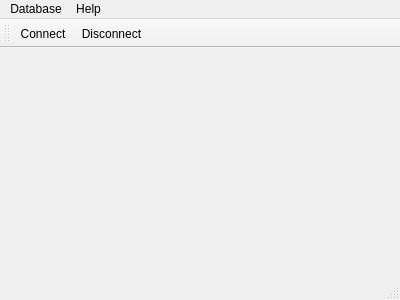
<?xml version="1.0" encoding="UTF-8"?>
<ui version="4.0">
 <class>MainWindow</class>
 <widget class="QMainWindow" name="MainWindow">
  <property name="geometry">
   <rect>
    <x>0</x>
    <y>0</y>
    <width>400</width>
    <height>300</height>
   </rect>
  </property>
  <property name="windowTitle">
   <string>EW-Statistics</string>
  </property>
  <property name="windowIcon">
   <iconset theme="accessories-calculator">
    <normaloff>.</normaloff>.</iconset>
  </property>
  <widget class="QWidget" name="centralWidget"/>
  <widget class="QMenuBar" name="menuBar">
   <property name="geometry">
    <rect>
     <x>0</x>
     <y>0</y>
     <width>400</width>
     <height>25</height>
    </rect>
   </property>
   <widget class="QMenu" name="menuDatabase">
    <property name="title">
     <string>Database</string>
    </property>
    <addaction name="actionConnect"/>
    <addaction name="actionDisconnect"/>
    <addaction name="separator"/>
    <addaction name="actionDatabases"/>
   </widget>
   <widget class="QMenu" name="menuHelp">
    <property name="title">
     <string>Help</string>
    </property>
    <addaction name="actionAbout"/>
   </widget>
   <addaction name="menuDatabase"/>
   <addaction name="menuHelp"/>
  </widget>
  <widget class="QToolBar" name="mainToolBar">
   <attribute name="toolBarArea">
    <enum>TopToolBarArea</enum>
   </attribute>
   <attribute name="toolBarBreak">
    <bool>false</bool>
   </attribute>
   <addaction name="actionConnect"/>
   <addaction name="actionDisconnect"/>
  </widget>
  <widget class="QStatusBar" name="statusBar"/>
  <action name="actionConnect">
   <property name="icon">
    <iconset theme="network-wired">
     <normaloff>.</normaloff>.</iconset>
   </property>
   <property name="text">
    <string>Connect</string>
   </property>
   <property name="shortcut">
    <string>Ctrl+O</string>
   </property>
  </action>
  <action name="actionDisconnect">
   <property name="icon">
    <iconset theme="network-offline">
     <normaloff>.</normaloff>.</iconset>
   </property>
   <property name="text">
    <string>Disconnect</string>
   </property>
   <property name="shortcut">
    <string>Ctrl+Q</string>
   </property>
  </action>
  <action name="actionDatabases">
   <property name="icon">
    <iconset theme="format-justify-fill">
     <normaloff>.</normaloff>.</iconset>
   </property>
   <property name="text">
    <string>Databases</string>
   </property>
   <property name="shortcut">
    <string>Ctrl+L</string>
   </property>
  </action>
  <action name="actionAbout">
   <property name="icon">
    <iconset theme="help-about">
     <normaloff>.</normaloff>.</iconset>
   </property>
   <property name="text">
    <string>About</string>
   </property>
   <property name="shortcut">
    <string>F1</string>
   </property>
  </action>
 </widget>
 <layoutdefault spacing="6" margin="11"/>
 <resources/>
 <connections/>
</ui>
